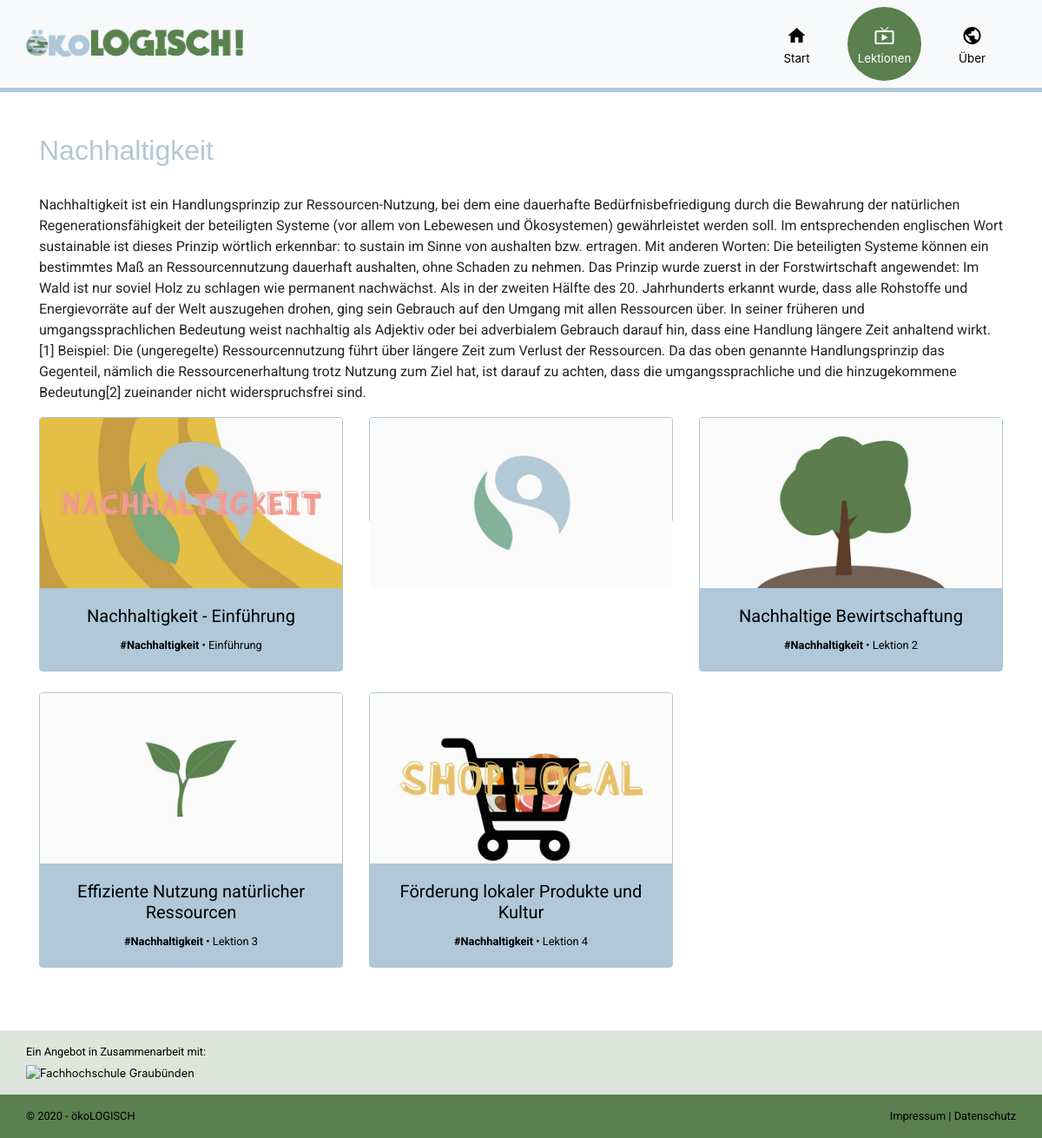
Screenshot of /category?id=2 with the database file from the repository.
### tables this page shows
CREATE TABLE `tbl_category` (
  `id` int(11) NOT NULL,
  `title` varchar(255) NOT NULL,
  `text` text NOT NULL,
  `img_url` varchar(255) NOT NULL
);

CREATE TABLE `tbl_lesson` (
  `id` int(11) NOT NULL,
  `category_id` int(11) NOT NULL,
  `title` varchar(255) NOT NULL,
  `text` text NOT NULL,
  `img_url` text NOT NULL,
  `gif_url` varchar(255) NOT NULL,
  `gif_url_static` varchar(255) NOT NULL,
  `video_url` varchar(255) NOT NULL,
  `top_lesson` tinyint(1) NOT NULL,
  `lesson_nr` int(3) NOT NULL,
  `important` text NOT NULL,
  `einfuerung` tinyint(1) NOT NULL,
  `lernziele` text NOT NULL,
  `groeste_probleme` text NOT NULL
);

### data/data.php (called while the page is built, shortened)
<?php
function get_db_connection()
{
	global $db_host, $db_name, $db_user, $db_pass, $db_charset;
	$dsn = "mysql:host=$db_host;dbname=$db_name;charset=$db_charset";
	$options = [
		PDO::ATTR_ERRMODE            => PDO::ERRMODE_EXCEPTION,
		PDO::ATTR_DEFAULT_FETCH_MODE => PDO::FETCH_ASSOC,
		PDO::ATTR_EMULATE_PREPARES   => false
	];
	try {
		$db = new PDO($dsn, $db_user, $db_pass, $options);
	} catch (\PDOException $e) {
		throw new \PDOException($e->getMessage(), (int)$e->getCode());
	}
	return $db;
}
function get_category_by_id($id)
{
	$db = get_db_connection();
	$sql = "SELECT * FROM tbl_category WHERE id = $id;";
	$result = $db->query($sql);
	$row = $result->fetch();
	return $row;
}
function get_lessons_by_category_id($id)
{
	$db = get_db_connection();
	$sql = "SELECT * FROM tbl_lesson WHERE category_id = $id;";
	$result = $db->query($sql);
	return $result->fetchAll();
}

### category.php (the view, shortened to what this page needs)
<?php
require_once('data/data.php');
$category = get_category_by_id($_GET['id']);
$lessons = get_lessons_by_category_id($_GET['id']);
?>
<?php require_once('templates/head.php'); ?>
<?php require_once('templates/navbar.php'); ?>
<section class="container category my-5">
    <article class="<?php echo strtolower($category['title']); ?>">
        <h2 class="pb-4"><?php echo $category['title']; ?></h2>
        <p><?php echo $category['text']; ?></p>
    </article>
    <article>
        <div class="row">
            <?php foreach ($lessons as $lesson) { ?>
                <div class="col-lg-4 col-md-6 col-sm-12 mb-4">
                <?php
                    if ($lesson['einfuerung'] == 1) {
                        echo '<a class="link-title" href="intro?id=' . $lesson["id"] . '">';
                    } else {
                        echo '<a class="link-title" href="lesson?id=' . $lesson["id"] . '">';
                    }
                    ?>
                        <div class="card <?php echo strtolower($category['title']); ?>">
                            <img src="<?php echo $lesson['gif_url_static'] ?>" class="card-img-top gif_static">
                            <div class="card-body">
                                <h5 class="card-title text-center"><?php echo $lesson['title'] ?></h5>
                                <p class="card-text small text-center">
                                    <b><a href="category?id=<?php echo $lesson['category_id']; ?>">
                                        <?php
                                        $category =  get_category_by_id($lesson['category_id']);
                                        echo "#" . $category['title'];
                                        ?></b>
                                    </a>
                                    •
                                    <?php
                                     if ($lesson['einfuerung'] == 1) {
                                        echo "Einführung ";
                                    } else {
                                        echo "Lektion ";
                                        echo $lesson['lesson_nr'];
                                    }
                                    ?></p>
                            </div>
                        </div>
            <?php } ?>
    </article>
</section>
<?php require_once('templates/footer.php'); ?>

### rows the page displays
tbl_category: title "Nachhaltigkeit", text "Nachhaltigkeit ist ein Handlungsprinzip zur Ressourcen-Nutzung, bei dem eine dauerhafte Bedürfnisbefriedigung durch die Bewahrung der natürlichen Regenerationsfähigkeit der beteiligten Systeme (vor allem von Lebewesen und Ökosystemen) gewährleistet werden soll. Im entsprechenden englischen Wort sustainable ist dieses Prinzip wörtlich erkennbar: to sustain im Sinne von aushalten bzw. ertragen. Mit anderen Worten: Die beteiligten Systeme können ein bestimmtes Maß an Ressourcennutzung dauerhaft aushalten, ohne Schaden zu nehmen. Das Prinzip wurde zuerst in der Forstwirtschaft angewendet: Im Wald ist nur soviel Holz zu schlagen wie permanent nachwächst. Als in der zweiten Hälfte des 20.…"
tbl_lesson: gif_url_static (picture), title "Nachhaltigkeit - Einführung", category.title "Nachhaltigkeit", einfuerung "Einführung"
tbl_lesson: gif_url_static (picture)
tbl_lesson: gif_url_static (picture), title "Nachhaltige Bewirtschaftung", category.title "Nachhaltigkeit", lesson_nr "2"
tbl_lesson: gif_url_static (picture), title "Effiziente Nutzung natürlicher Ressourcen", category.title "Nachhaltigkeit", lesson_nr "3"
tbl_lesson: gif_url_static (picture), title "Förderung lokaler Produkte und Kultur", category.title "Nachhaltigkeit", lesson_nr "4"
